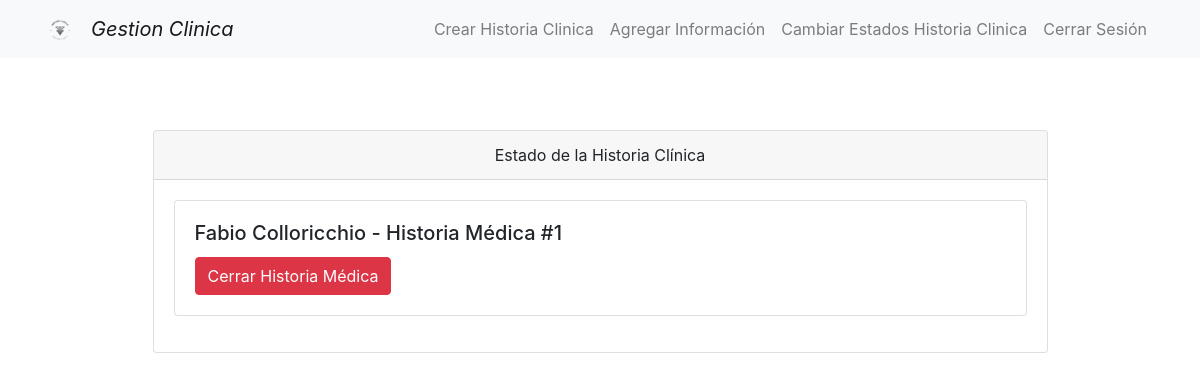
The app's page /home/medicos/estado_historia/1/ (signed in), older data.
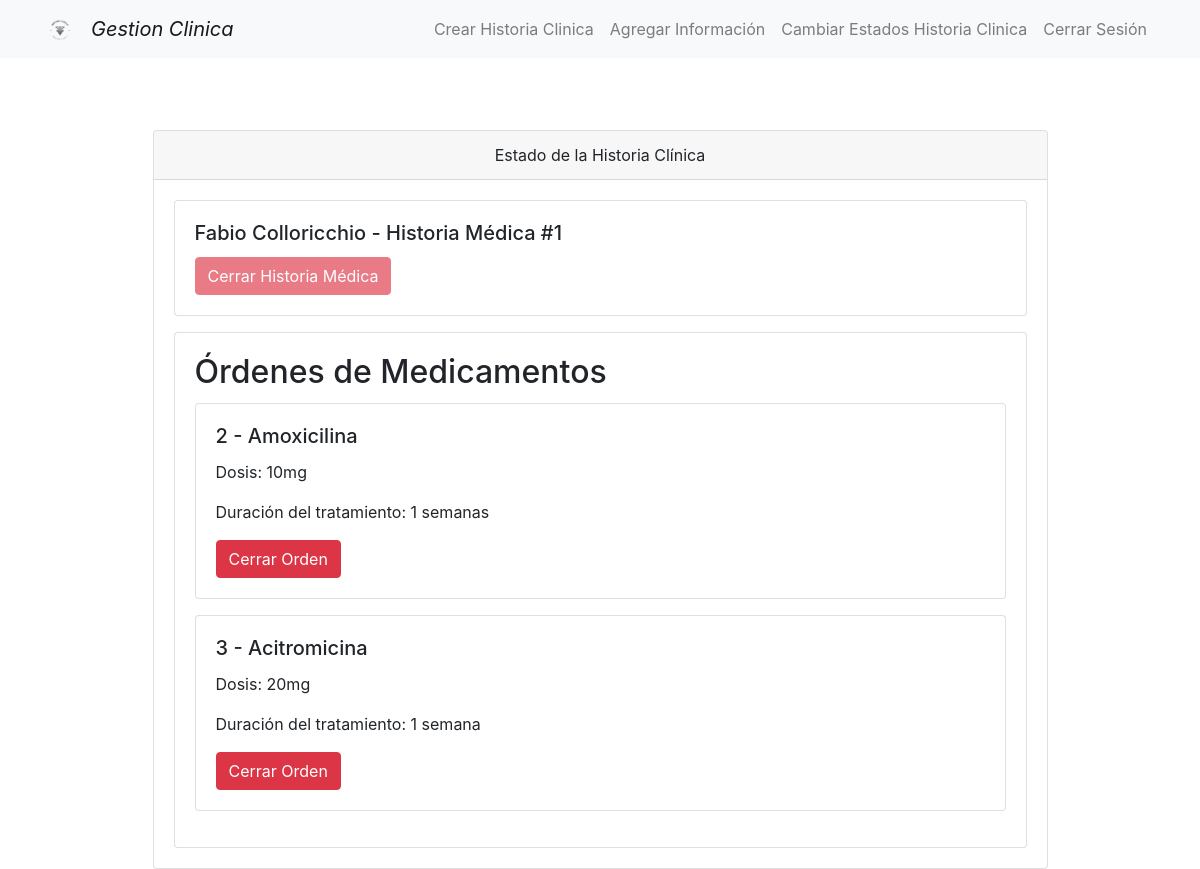
The same page, newer data.
### medicos/models.py (models this page shows, shortened)
class OrdenMedicamento(models.Model):
    orden = models.ForeignKey(Orden, on_delete=models.CASCADE, related_name='medicamentos')
    numero_item = models.PositiveIntegerField()  # Número de ítem dentro de la orden
    nombre_medicamento = models.CharField(max_length=200)
    dosis = models.CharField(max_length=50)
    duracion_tratamiento = models.CharField(max_length=50)
    costo = models.DecimalField(max_digits=10, decimal_places=2)
    cerrada = models.BooleanField(default=False)

### medicos/views.py (the view, shortened to what this page needs)
# urls.py: path('home/medicos/estado_historia/', views.buscar_estado_historia, name='buscar_estado_historia'),
@role_required(['Médicos','Soporte de Información'])
def estado_historia(request, id_historia_medica):
    historia_clinica = HistoriaClinica.objects.get(id=id_historia_medica)
    paciente_nombre = historia_clinica.paciente.nombre_completo
    ordenes_medicamentos = historia_clinica.ordenes.filter(tipo_orden='medicamento', cerrada=False)
    ordenes_procedimientos = historia_clinica.ordenes.filter(tipo_orden='procedimiento', cerrada=False)
    ordenes_ayuda_diagnostica = historia_clinica.ordenes.filter(tipo_orden='ayuda_diagnostica', cerrada=False)
    detalles_ordenes_medicamentos = []
    for orden in ordenes_medicamentos:
        orden_medicamento = OrdenMedicamento.objects.get(orden=orden)
        detalle = {
            'id': orden.id,
            'nombre_medicamento': orden_medicamento.nombre_medicamento,
            'dosis': orden_medicamento.dosis,
            'duracion_tratamiento': orden_medicamento.duracion_tratamiento,
        }
        detalles_ordenes_medicamentos.append(detalle)
    detalles_ordenes_procedimientos = []
    detalles_ordenes_ayuda_diagnostica = []
    return render(request, 'estado_historia_clinica.html', {
        'historia_clinica': historia_clinica,
        'paciente_nombre': paciente_nombre,
        'detalles_ordenes_medicamentos': detalles_ordenes_medicamentos,
        'detalles_ordenes_procedimientos': detalles_ordenes_procedimientos,
        'detalles_ordenes_ayuda_diagnostica': detalles_ordenes_ayuda_diagnostica,
    })

### medicos/templates/estado_historia_clinica.html (shortened to what this page needs)
{% extends "layouts/layout.html" %}
{% load static %}
{% block navbar %}
<li class="nav-item">
    <a class="nav-link" href={% url 'crear_historia_clinica' %}> Crear Historia Clinica </a>
</li>
<li class="nav-item">
    <a class="nav-link" href={% url 'agregar_ordenes' %}> Agregar Información </a>
</li>
<li class="nav-item">
    <a class="nav-link" href={% url 'buscar_estado_historia' %}> Cambiar Estados Historia Clinica </a>
</li>
<li class="nav-item">
    <a class="nav-link" href="{% url 'logout_view' %}"> Cerrar Sesión </a>
</li>
{% endblock %}
{% block content %}
<div class="container mt-4">
    <div class="row justify-content-center">
        <div class="col-md-10">
            <div class="card mt-5">
                <div class="card-header text-center">Estado de la Historia Clínica</div>
                <div class="card-body">
                    <div class="card mb-3">
                        <div class="card-body">
                            <h5 class="card-title">{{ paciente_nombre }} - Historia Médica #{{ historia_clinica.id }}</h5>
                            {% if not detalles_ordenes_medicamentos and not detalles_ordenes_procedimientos and not detalles_ordenes_ayuda_diagnostica %}
                                <a href="{% url 'cerrar_historia_clinica' historia_clinica.id%}" class="btn btn-danger float-end">Cerrar Historia Médica</a>
                            {% else %}
                                <button class="btn btn-danger float-end" disabled>Cerrar Historia Médica</button>
                            {% endif %}
                        </div>
                    </div>
                    {% if detalles_ordenes_medicamentos %}
                    <div class="card">
                        <div class="card-body">
                            <h2 class="card-title">Órdenes de Medicamentos</h2>
                            {% for orden_medicamento in detalles_ordenes_medicamentos %}
                                <div class="card mb-3">
                                    <div class="card-body">
                                        <h5 class="card-title">{{ orden_medicamento.id }} - {{ orden_medicamento.nombre_medicamento }}</h5>
                                        <p>Dosis: {{ orden_medicamento.dosis }}</p>
                                        <p>Duración del tratamiento: {{ orden_medicamento.duracion_tratamiento }}</p>
                                        <a href="{% url 'cerrar_orden' orden_medicamento.id %}" class="btn btn-danger">Cerrar Orden</a>
                                    </div>
                                </div>
                            {% endfor %}
                        </div>
                    </div>
                    {% endif %}
                </div>
            </div>
        </div>
    </div>
</div>
{% endblock %}

Row changes from the older to the newer data that the page shows:
added OrdenMedicamento: nombre_medicamento "Amoxicilina", dosis "10mg", duracion_tratamiento "1 semanas"
added OrdenMedicamento: nombre_medicamento "Acitromicina", dosis "20mg", duracion_tratamiento "1 semana"
Text that changed along with them:
text now shown: "Órdenes de Medicamentos"
new list line: "2 - Dosis: Duración del tratamiento: Cerrar Orden"
new list line: "3 - Dosis: Duración del tratamiento: Cerrar Orden"
